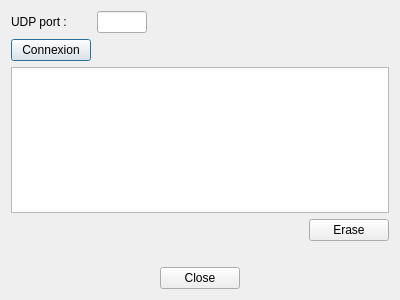
<?xml version="1.0" encoding="UTF-8"?>
<ui version="4.0">
 <class>NetworkCheckDialog</class>
 <widget class="QDialog" name="NetworkCheckDialog">
  <property name="geometry">
   <rect>
    <x>0</x>
    <y>0</y>
    <width>400</width>
    <height>300</height>
   </rect>
  </property>
  <property name="windowTitle">
   <string>Dialog</string>
  </property>
  <layout class="QVBoxLayout" name="verticalLayout">
   <item>
    <layout class="QFormLayout" name="formLayout">
     <item row="0" column="0">
      <widget class="QLabel" name="_LA_udpPort">
       <property name="text">
        <string>UDP port :</string>
       </property>
      </widget>
     </item>
     <item row="0" column="1">
      <widget class="QLineEdit" name="_LE_udpPort">
       <property name="sizePolicy">
        <sizepolicy hsizetype="Fixed" vsizetype="Fixed">
         <horstretch>0</horstretch>
         <verstretch>0</verstretch>
        </sizepolicy>
       </property>
       <property name="minimumSize">
        <size>
         <width>50</width>
         <height>0</height>
        </size>
       </property>
       <property name="maximumSize">
        <size>
         <width>50</width>
         <height>16777215</height>
        </size>
       </property>
      </widget>
     </item>
     <item row="1" column="0">
      <widget class="QPushButton" name="_PB_connect">
       <property name="text">
        <string>Connexion</string>
       </property>
       <property name="checkable">
        <bool>true</bool>
       </property>
      </widget>
     </item>
    </layout>
   </item>
   <item>
    <widget class="QTextBrowser" name="_TB_frames">
     <property name="horizontalScrollBarPolicy">
      <enum>Qt::ScrollBarAlwaysOff</enum>
     </property>
    </widget>
   </item>
   <item>
    <layout class="QHBoxLayout" name="horizontalLayout_3">
     <property name="leftMargin">
      <number>0</number>
     </property>
     <property name="topMargin">
      <number>0</number>
     </property>
     <property name="rightMargin">
      <number>0</number>
     </property>
     <property name="bottomMargin">
      <number>0</number>
     </property>
     <item>
      <spacer name="horizontalSpacer_3">
       <property name="orientation">
        <enum>Qt::Horizontal</enum>
       </property>
       <property name="sizeHint" stdset="0">
        <size>
         <width>40</width>
         <height>20</height>
        </size>
       </property>
      </spacer>
     </item>
     <item>
      <widget class="QPushButton" name="_PB_reinit">
       <property name="text">
        <string>Erase</string>
       </property>
      </widget>
     </item>
    </layout>
   </item>
   <item>
    <spacer name="verticalSpacer">
     <property name="orientation">
      <enum>Qt::Vertical</enum>
     </property>
     <property name="sizeHint" stdset="0">
      <size>
       <width>20</width>
       <height>40</height>
      </size>
     </property>
    </spacer>
   </item>
   <item>
    <spacer name="verticalSpacer_2">
     <property name="orientation">
      <enum>Qt::Vertical</enum>
     </property>
     <property name="sizeType">
      <enum>QSizePolicy::Fixed</enum>
     </property>
     <property name="sizeHint" stdset="0">
      <size>
       <width>20</width>
       <height>20</height>
      </size>
     </property>
    </spacer>
   </item>
   <item>
    <layout class="QHBoxLayout" name="horizontalLayout">
     <item>
      <spacer name="horizontalSpacer">
       <property name="orientation">
        <enum>Qt::Horizontal</enum>
       </property>
       <property name="sizeHint" stdset="0">
        <size>
         <width>40</width>
         <height>20</height>
        </size>
       </property>
      </spacer>
     </item>
     <item>
      <widget class="QPushButton" name="_PB_close">
       <property name="text">
        <string>Close</string>
       </property>
      </widget>
     </item>
     <item>
      <spacer name="horizontalSpacer_2">
       <property name="orientation">
        <enum>Qt::Horizontal</enum>
       </property>
       <property name="sizeHint" stdset="0">
        <size>
         <width>40</width>
         <height>20</height>
        </size>
       </property>
      </spacer>
     </item>
    </layout>
   </item>
  </layout>
 </widget>
 <resources/>
 <connections/>
</ui>
